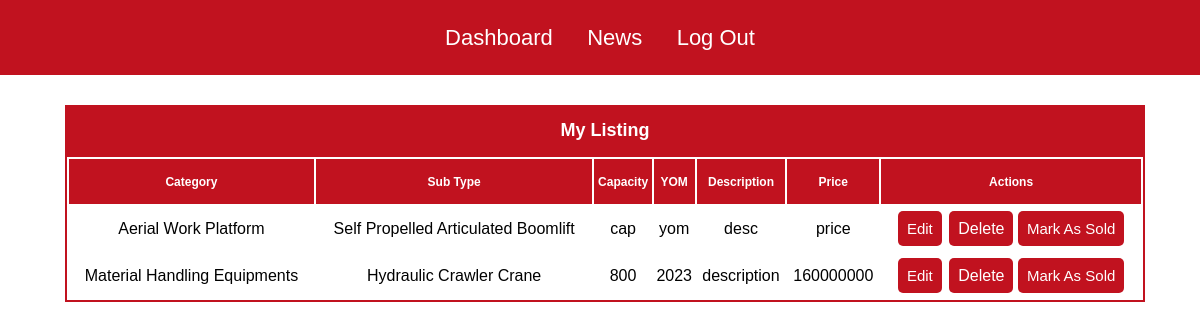
The page /view_listing.php (signed in) on the database its author committed.
### tables this page shows
CREATE TABLE `images` (
  `id` int(11) NOT NULL,
  `companyname` varchar(30) NOT NULL,
  `category` varchar(30) NOT NULL,
  `sub_type` varchar(50) NOT NULL,
  `kmr` varchar(20) NOT NULL,
  `hmr` varchar(20) NOT NULL,
  `email` varchar(40) NOT NULL,
  `price` varchar(40) NOT NULL,
  `contact_no` varchar(50) NOT NULL,
  `front_pic` varchar(300) NOT NULL,
  `left_side_pic` varchar(300) NOT NULL,
  `right_side_pic` varchar(300) NOT NULL,
  `pic4` varchar(300) NOT NULL,
  `pic5` varchar(300) NOT NULL,
  `model` varchar(30) NOT NULL,
  `make` varchar(30) NOT NULL,
  `capacity` varchar(30) NOT NULL,
  `unit` varchar(30) NOT NULL,
  `yom` varchar(30) NOT NULL,
  `location` varchar(30) NOT NULL,
  `boomlength` varchar(30) NOT NULL,
  `jiblength` varchar(30) NOT NULL,
  `luffinglength` varchar(30) NOT NULL,
  `description` varchar(120) NOT NULL
);

### view_listing.php (the view, shortened to what this page needs)
<?php
$companyname001 = $_SESSION['companyname'];
?>
<!DOCTYPE html>
<html lang="en">
<head>
</head>
<body>
  <div class="navbar1">
    <div class="iconcontainer">
      <ul>
        <li><a href="rental_dashboard.php">Dashboard</a></li>
        <li><a href="view_news.php">News</a></li>
        <li><a href="logout.php">Log Out</a></li>
      </ul>
    </div>
</div>
    <?php
    include_once 'partials/_dbconnect.php';
    $sql = "SELECT * FROM images WHERE companyname = '$companyname001'";
    $result = mysqli_query($conn, $sql);
    if (mysqli_num_rows($result) > 0) {
    ?>
      <div class="table_head01">
        <p>My Listing</p>
      </div>
      <table class="my_sell_listing">
        <tr>
          <th>Category</th>
          <th>Sub Type</th>
          <th>Capacity</th>
          <th>YOM</th>
          <th>Description</th>
          <th>Price</th>
          <th>Actions</th>
        </tr>
        <?php
        while ($row = mysqli_fetch_assoc($result)) {
        ?>
            <tr>
              <td><?php echo $row['category']; ?></td>
              <td><?php echo $row['sub_type']; ?></td>
              <td><?php echo $row['capacity']; ?></td>
              <td><?php echo $row['yom']; ?></td>
              <td><?php echo $row['description']; ?></td>
              <td><?php echo $row['price']; ?></td>
              <td>
                <a class='btn_listing' href='edit_listing.php?id=<?php echo $row['id']; ?>'>Edit</a>
                <a class='btn_listing1' href='javascript:void(0)' onclick='openPopup()'>Delete</a>
                <a class='btn_listing' href='javascript:void(0)' onclick='openPopup1()'>Mark As Sold</a>
              </td>
            </tr>
    <?php
          }
        ?>
              </table>
    <?php
    }
    ?>
</body>
</html>

### rows shown on the page
images: category "Aerial Work Platform", sub_type "Self Propelled Articulated Boomlift", capacity "cap", yom "yom", description "desc", price "price"
images: category "Material Handling Equipments", sub_type "Hydraulic Crawler Crane", capacity "800", yom "2023", description "description", price "160000000"
